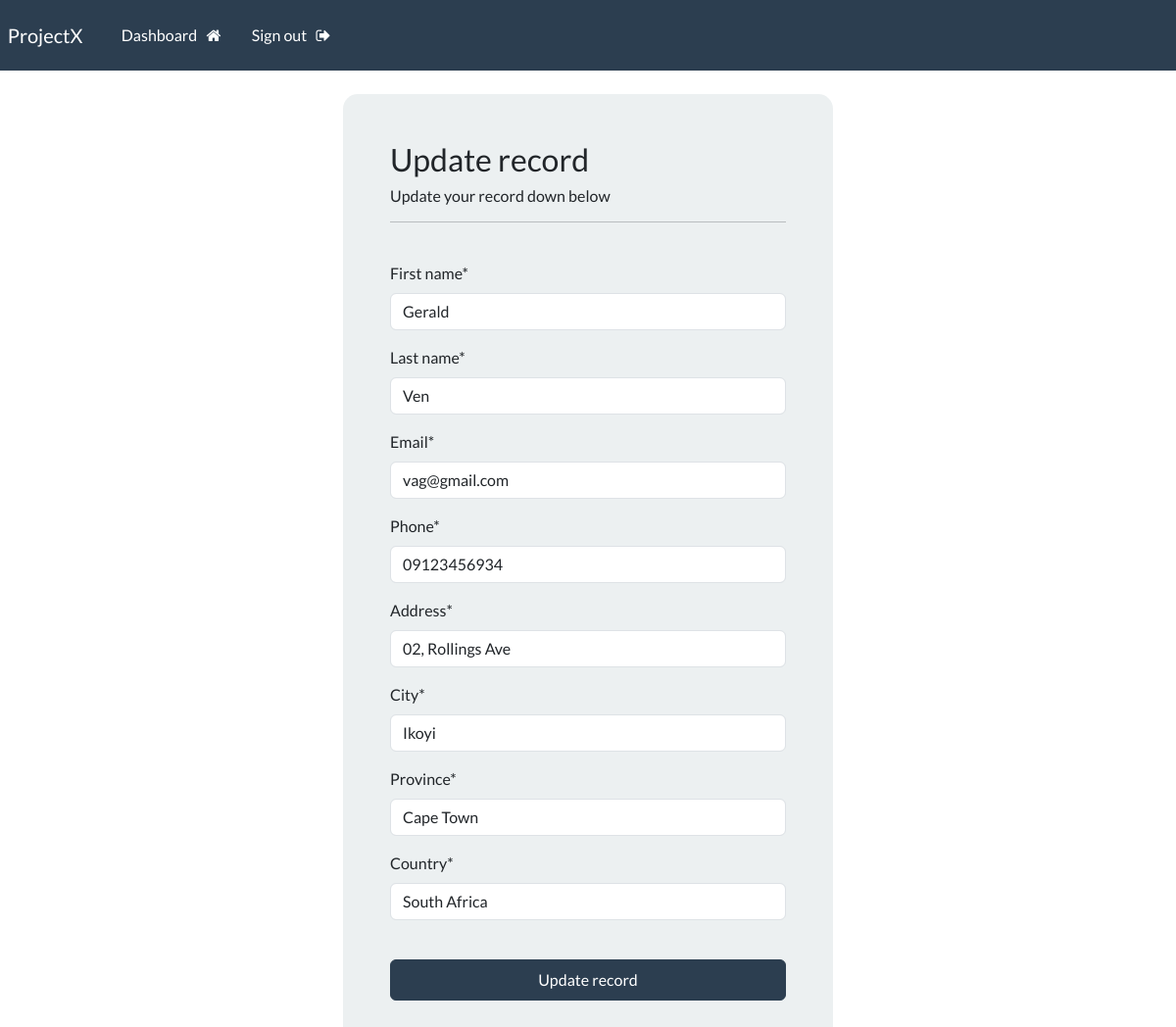
Page /update_record/5 (signed in) on the committed database.
### board/models.py (models this page shows, shortened)
class Record(models.Model):
    creation_date = models.DateTimeField(auto_now_add=True)
    first_name = models.CharField(max_length=100)
    last_name = models.CharField(max_length=100)
    email = models.CharField(max_length=255)
    phone = models.CharField(max_length=20)
    address = models.CharField(max_length=300)
    city = models.CharField(max_length=100)
    province = models.CharField(max_length=200)
    country = models.CharField(max_length=125)

### board/views.py (the view)
# urls.py: path('update_record/<int:pk>', views.update_record, name='update_record'),
@login_required(login_url='my_login')
def update_record(request, pk):
    record = Record.objects.get(id=pk)
    form = UpdateRecordForm(instance=record)
    if request.method == "POST":
        form = UpdateRecordForm(request.POST, instance=record)
        if form.is_valid():
            form.save()
            messages.success(request, "Your record was updated!")
            return redirect('dashboard')
    context = {'form': form}
    return render(request, 'webapp/update-record.html', context=context)

### board/forms.py
class UpdateRecordForm(forms.ModelForm):
    class Meta:
        model = Record
        fields = ['first_name', 'last_name', 'email', 'phone', 'address', 'city', 'email', 'province', 'country']

### board/templates/webapp/update-record.html (shortened to what this page needs)
{% extends 'webapp/base.html' %}
{% load crispy_forms_tags %}
{% block content %}
    <body>
        <div class="container bg-light shadow-md p-5 form-layout">
            <h3>Update record</h3>
            <h6>Update your record down below</h6>
            <hr>
            <br>
            <form method="POST" autocomplete="off" >
                {{form|crispy}}
                <br>
                <button type="submit" class="btn btn-primary w-100 btn-block p-2"> Update record</button>
            </form>
        </div>
    </body>
{% endblock %}

### static/css/style.css (style rules this page uses)
.form-layout { border-radius: 15px; width: 500px; }

### rows in the picture
Record: first_name "Gerald", last_name "Ven", email "vag@gmail.com", phone "09123456934", address "02, Rollings Ave", city "Ikoyi", province "Cape Town", country "South Africa"
